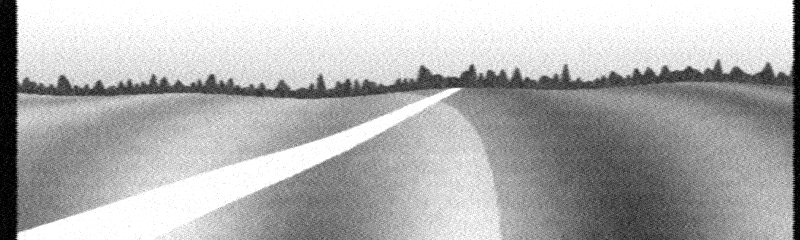
#> input picture fpga/sim/data/osd_video.png, 800 x 240 px
$ python jpeg_model.py
#> lines starting #> are read from the running program, lines starting #| are printed output that depends on the picture
"""Triversity HQ DVR: baseline JPEG encoder for one video field, written as the
hardware does it (reference for rtl/io/jpeg_enc.v, bit-exact).

  - field: Y 720 x H (H = 240 NTSC, 288 PAL), Cb / Cr 4:2:0 (360 x H/2)
  - MCU 16 x 16: Y blocks (0,0) (0,8) (8,0) (8,8), then Cb, Cr
  - DCT: separable matrix products with 13-bit coefficients (round(4096 c(u)
    cos((2k+1) u pi / 16))); rows: sum >> 10 (two fraction bits), columns:
    sum >> 14 (the JPEG scale), both rounded
  - quantisation: sign(F) ((|F| R + 2^15) >> 16), R = round(2^16 / Q), Q the
    Annex K tables scaled to a quality (libjpeg's rule); eight qualities
  - entropy: the Annex K Huffman tables, DC differences per component, AC
    run / size with ZRL and EOB, 0xFF stuffing, padding with ones
Every field is a complete JPEG (SOI DQT SOF0 DHT SOS ... EOI).

    python fpga/model/jpeg_model.py      encodes a test field, checks it decodes, prints sizes and PSNR
"""
import io, math
import numpy as np

QUALITIES = [30, 40, 50, 60, 70, 75, 80, 90]

# Annex K.1 quantisation tables (natural order)
QY = [16, 11, 10, 16, 24, 40, 51, 61, 12, 12, 14, 19, 26, 58, 60, 55, 14, 13, 16, 24, 40, 57, 69, 56,
      14, 17, 22, 29, 51, 87, 80, 62, 18, 22, 37, 56, 68, 109, 103, 77, 24, 35, 55, 64, 81, 104, 113, 92,
      49, 64, 78, 87, 103, 121, 120, 101, 72, 92, 95, 98, 112, 100, 103, 99]
QC = [17, 18, 24, 47, 99, 99, 99, 99, 18, 21, 26, 66, 99, 99, 99, 99, 24, 26, 56, 99, 99, 99, 99, 99,
      47, 66, 99, 99, 99, 99, 99, 99] + [99] * 32
ZIGZAG = [0, 1, 8, 16, 9, 2, 3, 10, 17, 24, 32, 25, 18, 11, 4, 5, 12, 19, 26, 33, 40, 48, 41, 34, 27, 20, 13, 6, 7, 14,
          21, 28, 35, 42, 49, 56, 57, 50, 43, 36, 29, 22, 15, 23, 30, 37, 44, 51, 58, 59, 52, 45, 38, 31, 39, 46, 53,
          60, 61, 54, 47, 55, 62, 63]

# Annex K.3 Huffman tables: (bits[1..16], values)
DC_Y = ([0, 1, 5, 1, 1, 1, 1, 1, 1, 0, 0, 0, 0, 0, 0, 0], list(range(12)))
DC_C = ([0, 3, 1, 1, 1, 1, 1, 1, 1, 1, 1, 0, 0, 0, 0, 0], list(range(12)))
AC_Y = ([0, 2, 1, 3, 3, 2, 4, 3, 5, 5, 4, 4, 0, 0, 1, 0x7d], [
    0x01, 0x02, 0x03, 0x00, 0x04, 0x11, 0x05, 0x12, 0x21, 0x31, 0x41, 0x06, 0x13, 0x51, 0x61, 0x07,
    0x22, 0x71, 0x14, 0x32, 0x81, 0x91, 0xa1, 0x08, 0x23, 0x42, 0xb1, 0xc1, 0x15, 0x52, 0xd1, 0xf0,
    0x24, 0x33, 0x62, 0x72, 0x82, 0x09, 0x0a, 0x16, 0x17, 0x18, 0x19, 0x1a, 0x25, 0x26, 0x27, 0x28,
    0x29, 0x2a, 0x34, 0x35, 0x36, 0x37, 0x38, 0x39, 0x3a, 0x43, 0x44, 0x45, 0x46, 0x47, 0x48, 0x49,
    0x4a, 0x53, 0x54, 0x55, 0x56, 0x57, 0x58, 0x59, 0x5a, 0x63, 0x64, 0x65, 0x66, 0x67, 0x68, 0x69,
    0x6a, 0x73, 0x74, 0x75, 0x76, 0x77, 0x78, 0x79, 0x7a, 0x83, 0x84, 0x85, 0x86, 0x87, 0x88, 0x89,
    0x8a, 0x92, 0x93, 0x94, 0x95, 0x96, 0x97, 0x98, 0x99, 0x9a, 0xa2, 0xa3, 0xa4, 0xa5, 0xa6, 0xa7,
    0xa8, 0xa9, 0xaa, 0xb2, 0xb3, 0xb4, 0xb5, 0xb6, 0xb7, 0xb8, 0xb9, 0xba, 0xc2, 0xc3, 0xc4, 0xc5,
    0xc6, 0xc7, 0xc8, 0xc9, 0xca, 0xd2, 0xd3, 0xd4, 0xd5, 0xd6, 0xd7, 0xd8, 0xd9, 0xda, 0xe1, 0xe2,
    0xe3, 0xe4, 0xe5, 0xe6, 0xe7, 0xe8, 0xe9, 0xea, 0xf1, 0xf2, 0xf3, 0xf4, 0xf5, 0xf6, 0xf7, 0xf8,
    0xf9, 0xfa])
AC_C = ([0, 2, 1, 2, 4, 4, 3, 4, 7, 5, 4, 4, 0, 1, 2, 0x77], [
    0x00, 0x01, 0x02, 0x03, 0x11, 0x04, 0x05, 0x21, 0x31, 0x06, 0x12, 0x41, 0x51, 0x07, 0x61, 0x71,
    0x13, 0x22, 0x32, 0x81, 0x08, 0x14, 0x42, 0x91, 0xa1, 0xb1, 0xc1, 0x09, 0x23, 0x33, 0x52, 0xf0,
    0x15, 0x62, 0x72, 0xd1, 0x0a, 0x16, 0x24, 0x34, 0xe1, 0x25, 0xf1, 0x17, 0x18, 0x19, 0x1a, 0x26,
    0x27, 0x28, 0x29, 0x2a, 0x35, 0x36, 0x37, 0x38, 0x39, 0x3a, 0x43, 0x44, 0x45, 0x46, 0x47, 0x48,
    0x49, 0x4a, 0x53, 0x54, 0x55, 0x56, 0x57, 0x58, 0x59, 0x5a, 0x63, 0x64, 0x65, 0x66, 0x67, 0x68,
    0x69, 0x6a, 0x73, 0x74, 0x75, 0x76, 0x77, 0x78, 0x79, 0x7a, 0x82, 0x83, 0x84, 0x85, 0x86, 0x87,
    0x88, 0x89, 0x8a, 0x92, 0x93, 0x94, 0x95, 0x96, 0x97, 0x98, 0x99, 0x9a, 0xa2, 0xa3, 0xa4, 0xa5,
    0xa6, 0xa7, 0xa8, 0xa9, 0xaa, 0xb2, 0xb3, 0xb4, 0xb5, 0xb6, 0xb7, 0xb8, 0xb9, 0xba, 0xc2, 0xc3,
    0xc4, 0xc5, 0xc6, 0xc7, 0xc8, 0xc9, 0xca, 0xd2, 0xd3, 0xd4, 0xd5, 0xd6, 0xd7, 0xd8, 0xd9, 0xda,
    0xe2, 0xe3, 0xe4, 0xe5, 0xe6, 0xe7, 0xe8, 0xe9, 0xea, 0xf2, 0xf3, 0xf4, 0xf5, 0xf6, 0xf7, 0xf8,
    0xf9, 0xfa])


def huff_codes(spec):
    """{symbol: (code, length)} from (bits, values), Annex C."""
    bits, vals = spec
    codes, code, k = {}, 0, 0
    for length in range(1, 17):
        for _ in range(bits[length - 1]):
            codes[vals[k]] = (code, length)
            code += 1; k += 1
        code <<= 1
    return codes


HC = {'dcy': huff_codes(DC_Y), 'dcc': huff_codes(DC_C), 'acy': huff_codes(AC_Y), 'acc': huff_codes(AC_C)}

# DCT coefficients, 13 bit
C13 = [[round(4096 * (math.sqrt(1 / 8) if u == 0 else 0.5) * math.cos((2 * k + 1) * u * math.pi / 16)) for k in range(8)]
       for u in range(8)]


def qtable(base, q):
    s = 5000 // q if q < 50 else 200 - 2 * q
    return [min(255, max(1, (b * s + 50) // 100)) for b in base]


def recip(Q):
    return [round(65536 / x) for x in Q]


def rnd_shift(x, s):
    return (x + (1 << (s - 1))) >> s


def fdct(block):
    """8 x 8 samples (level-shifted, -128..127), row-major -> 64 coefficients (natural order)."""
    t = [[rnd_shift(sum(block[r * 8 + k] * C13[u][k] for k in range(8)), 10) for u in range(8)] for r in range(8)]
    return [rnd_shift(sum(t[r][u] * C13[v][r] for r in range(8)), 14) for v in range(8) for u in range(8)]


def quant(F, R):
    out = []
    for f, r in zip(F, R):
        m = (abs(f) * r + (1 << 15)) >> 16
        out.append(-m if f < 0 else m)
    return out


def size_bits(v):
    """JPEG category and the value's bits (ones' complement for negatives)."""
    a = abs(v)
    n = a.bit_length()
    return n, (v if v >= 0 else v + (1 << n) - 1) & ((1 << n) - 1)


class Bits:
    def __init__(self):
        self.acc, self.n, self.out = 0, 0, bytearray()

    def put(self, code, length):
        self.acc = (self.acc << length) | code
        self.n += length
        while self.n >= 8:
            b = (self.acc >> (self.n - 8)) & 255
            self.out.append(b)
            if b == 0xFF:
                self.out.append(0)
            self.n -= 8
        self.acc &= (1 << self.n) - 1

    def flush(self):
        if self.n:
            self.put((1 << (8 - self.n)) - 1, 8 - self.n)


def encode_block(bits, Fq, pred, dc, ac):
    """One quantised block (natural order); returns the new DC predictor."""
    zz = [Fq[ZIGZAG[i]] for i in range(64)]
    diff = zz[0] - pred
    n, v = size_bits(diff)
    bits.put(*dc[n])
    if n:
        bits.put(v, n)
    run = 0
    for i in range(1, 64):
        if zz[i] == 0:
            run += 1
            continue
        while run > 15:
            bits.put(*ac[0xF0]); run -= 16
        n, v = size_bits(zz[i])
        bits.put(*ac[(run << 4) | n]); bits.put(v, n)
        run = 0
    if run:
        bits.put(*ac[0x00])
    return zz[0]


# [14 lines left out: function header, not called in this run]


def encode_field(Y, Cb, Cr, qi):
    """Y: H x 720 uint8, Cb / Cr: H/2 x 360 -> JPEG bytes."""
    h, w = Y.shape
    q = QUALITIES[qi]
    RY, RC = recip(qtable(QY, q)), recip(qtable(QC, q))
    bits = Bits()
    pred = [0, 0, 0]
    for my in range(h // 16):
        for mx in range(w // 16):
            for by, bx in ((0, 0), (0, 8), (8, 0), (8, 8)):
                blk = [int(Y[my * 16 + by + r, mx * 16 + bx + c]) - 128 for r in range(8) for c in range(8)]
                pred[0] = encode_block(bits, quant(fdct(blk), RY), pred[0], HC['dcy'], HC['acy'])
            for ci, P in ((1, Cb), (2, Cr)):
                blk = [int(P[my * 8 + r, mx * 8 + c]) - 128 for r in range(8) for c in range(8)]
                pred[ci] = encode_block(bits, quant(fdct(blk), RC), pred[ci], HC['dcc'], HC['acc'])
    bits.flush()
    return bytes(header(w, h, qi) + bits.out + b'\xff\xd9')


def to_ycbcr420(rgb):
    """8-bit RGB -> JPEG Y, Cb, Cr (4:2:0 by 2 x 2 averages), as uint8."""
    r, g, b = [rgb[..., i].astype(float) for i in range(3)]
    Y = .299 * r + .587 * g + .114 * b
    Cb = 128 - .168736 * r - .331264 * g + .5 * b
    Cr = 128 + .5 * r - .418688 * g - .081312 * b
    sub = lambda P: (P[0::2, 0::2] + P[1::2, 0::2] + P[0::2, 1::2] + P[1::2, 1::2]) / 4
    c = lambda P: np.clip(np.round(P), 0, 255).astype(np.uint8)
    return c(Y), c(sub(Cb)), c(sub(Cr))


def main():
    from pathlib import Path
    from PIL import Image
    here = Path(__file__).resolve().parent
    src = Image.open(here.parent / 'sim' / 'data' / 'osd_video.png').convert('RGB').resize((720, 240), Image.BILINEAR)
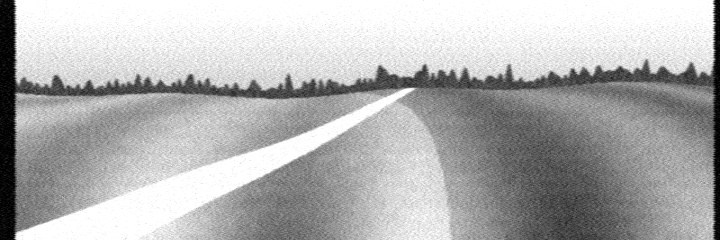
#> src: PIL image 720x240 RGB; min 0, max 255, mean 178.3
    rgb = np.asarray(src)
    Y, Cb, Cr = to_ycbcr420(rgb)
#> in to_ycbcr420, `Cb = 128 - .168736 * r - .331264 * g + .5 * b`:
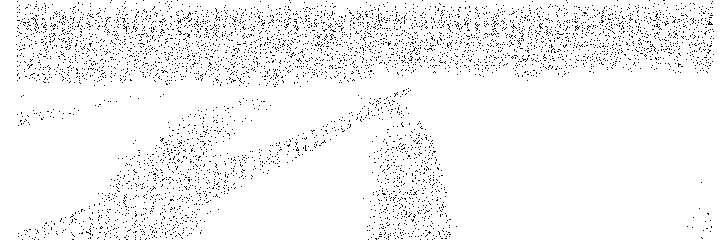
#> Cb: shape (240, 720) float64; values 128 (black) and 128 (white), 95.8% white; black in thin lines or dots
#> Cb: shape (120, 360); every value is 128
    for qi, q in enumerate(QUALITIES):
        data = encode_field(Y, Cb, Cr, qi)
        dec = np.asarray(Image.open(io.BytesIO(data)).convert('RGB')).astype(float)
        psnr = 10 * math.log10(255 ** 2 / np.mean((dec - rgb) ** 2))
        print(f'quality {q:3d}: {len(data):6d} bytes, PSNR {psnr:5.1f} dB  ({len(data) * 60 / 1e6:.2f} MB/s at 60 fields)')
    (here.parent / 'build').mkdir(exist_ok=True)
    (here.parent / 'build' / 'field_q75.jpg').write_bytes(encode_field(Y, Cb, Cr, 5))


if __name__ == '__main__':
#> (the run stopped early here; a loop or call above may not have finished)
